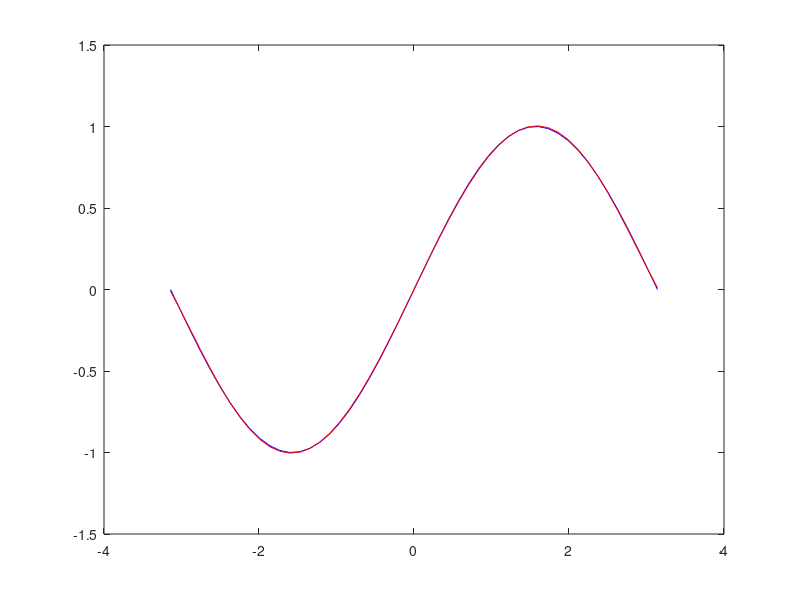

Write the MATLAB code that produced this figure. (Note: this script raises an error after producing the figure.)
%queremos colocar num microcontrolador a funçao seno aproximada por um
%polinomio ?
N=50;
x = linspace(-pi,pi,N);

x=x';
d=sin(x);

p=6;

%%
A=[ones(N,1), x, x.^2, x.^3, x.^4, x.^5, x.^6];
a=inv(A'*A)*A'*d;
y=A*a;

figure(1);
plot(x,d,'b',x,y,'r');

%%
N=50;
x = linspace(-pi,pi,N);
x=x';
d=sin(x);
p=4;
w=pi/4;
%A=[ones(N,1), trgf(x,-pi,w), trgf(x,-pi/2,w), trgf(x,0,w), trgf(x,pi/2,w), trgf(x,pi,w)];
%a=inv(A'*A)*A'*d;
c=(-pi:(pi/4):pi); 
A= trgf(x,c,w);

y=A*a;
figure(1);
plot(x,d,'b',x,y,'r');
figure(2);
plot(x,d-y);